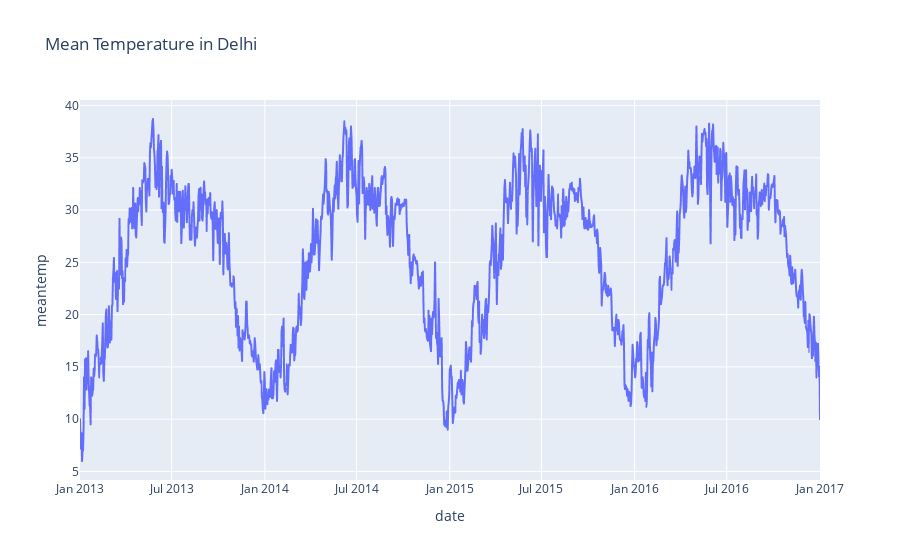

Notebook cell for this chart:
### Code cell
figure = px.line(df, x='date', y='meantemp', title='Mean Temperature in Delhi')
figure.show()

### Figure 1 — Plotly figure (JSON) as saved in the notebook; plotly's stock layout.template omitted (floating-point values rounded to 4 significant figures; data arrays with more than 128 entries replaced by an {"elided": "..."} marker saying what was removed)
{"data": [{"hovertemplate": "date=%{x}<br>meantemp=%{y}<extra></extra>", "legendgroup": "", "line": {"color": "#636efa", "dash": "solid"}, "marker": {"symbol": "circle"}, "mode": "lines", "name": "", "showlegend": false, "type": "scattergl", "x": {"elided": "1462 str values"}, "xaxis": "x", "y": {"elided": "1462 float values"}, "yaxis": "y"}], "layout": {"legend": {"tracegroupgap": 0}, "title": {"text": "Mean Temperature in Delhi"}, "xaxis": {"anchor": "y", "domain": [0, 1], "title": {"text": "date"}}, "yaxis": {"anchor": "x", "domain": [0, 1], "title": {"text": "meantemp"}}}}
